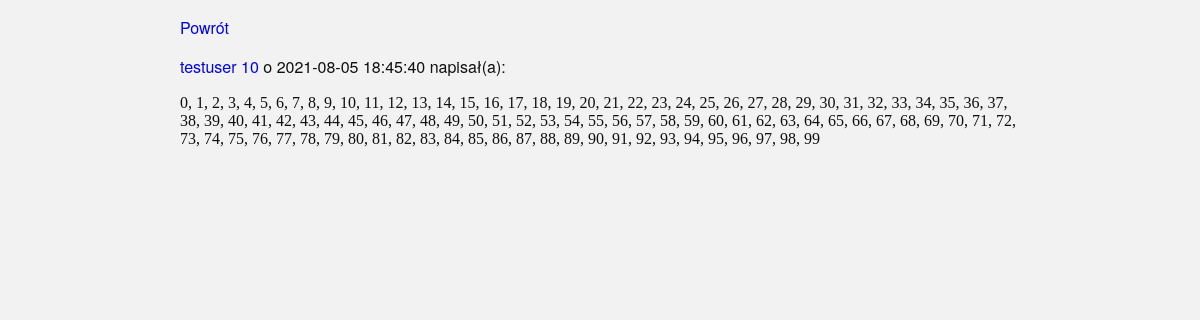
The page /entry/11 on the database its author committed.
### tables this page shows
CREATE TABLE user
        (id INTEGER NOT NULL PRIMARY KEY AUTOINCREMENT,
        name TEXT NOT NULL UNIQUE CHECK(length(name) > 1 AND length(name) < 16));

CREATE TABLE entry
        (id INTEGER NOT NULL PRIMARY KEY AUTOINCREMENT,
        entry TEXT NOT NULL CHECK(length(entry) > 1 AND length(entry) < 1000),
        user INTEGER NOT NULL,
        date TEXT NOT NULL CHECK (length(date) < 30),
        FOREIGN KEY(user) REFERENCES user(id));

### guest_book/routes.py (the view)
@app.route('/entry/<entry_id>')
def full_entry(entry_id):
    try:
        entry_id = int(entry_id)
    except ValueError:
        abort(404)
    with DB_access() as db:
        entry = list(db.get_entries(nr = entry_id))
        if entry:
            entry = entry[0]
            status_code = 200
            return render_template('entry.html',
                title = app.config["TITLE"],
                user = entry.user,
                date = entry.date,
                quantity = app.config["ENTRIES"],
                text = entry.text), status_code
        else:
            abort(404)

### guest_book/db_access.py (called while the page is built)
    @staticmethod
    def __enter__():
        location = file_location(__file__)
        db_location = location + '/' + app.config['DB']
        DB_access.cursor = sql.connect(db_location)
        return DB_access

    @staticmethod
    def get_entries(nr = None, user = None,
        query = None, quantity = None, offset = None):
        cmd = f'SELECT entry.id, entry.entry, user.name, entry.date FROM entry LEFT JOIN user ON entry.user = user.id '
        if nr:
            cmd += f'WHERE entry.id = {nr} '
        elif user:
            cmd += f'WHERE user.name LIKE "%{user}%" '
        elif query:
            cmd += f'WHERE entry.entry LIKE "%{query}%" '
        cmd += 'ORDER BY date DESC '
        if quantity:
             cmd += f'LIMIT {quantity} '
        if offset and offset < DB_access.check_entries(user):
            cmd += f'OFFSET {offset} '
        cmd += ';'
        source = DB_access.cursor.execute(cmd)
        for s in source:
            entry = Entry(s)
            yield entry

    @staticmethod
    def __exit__(exc_type, exc_value, exc_traceback):
        DB_access.cursor.close()

### guest_book/dry.py (called while the page is built)
def file_location(path):
    cut_point = path.rindex('/')
    location = path[:cut_point]
    return location

### guest_book/templates/entry.html (shortened to what this page needs)
<!DOCTYPE html>
<html>
  <head>
    <link rel= "stylesheet" type= "text/css"
    href= "{{ url_for('static',filename='/style.css') }}">
  </head>
  <body>
    <p><a href = "{{ url_for('index') }}"> Powrót </a></p>
    <div><a href = "{{ url_for('user', name = user, quantity = quantity) }}"> {{ user }}</a>  o {{ date }} napisał(a): </div>
    <p class = "entry"> {{ text }} </p>
  </body>
</html>

### guest_book/static/style.css (style rules this page uses)
body { margin: 0; padding: 0; font-family: "Ubuntu Condensed", "Helvetica Neue", Helvetica, Arial, sans-serif; color: #101010; background: #f2f2f2; margin-left: 15%; margin-right: 15%; }
a:link { color: 1f7a1f; background-color: transparent; text-decoration: none; }
.entry { text-align: left; font-family: "Ubuntu Thin"; }

### rows shown on the page
user: name "testuser 10"
entry: entry "0, 1, 2, 3, 4, 5, 6, 7, 8, 9, 10, 11, 12, 13, 14, 15, 16, 17, 18, 19, 20, 21, 22, 23, 24, 25, 26, 27, 28, 29, 30, 31, 32, 33, 34, 35, 36, 37, 38, 39, 40, 41, 42, 43, 44, 45, 46, 47, 48, 49, 50, 51, 52, 53, 54, 55, 56, 57, 58, 59, 60, 61, 62, 63, 64, 65, 66, 67, 68, 69, 70, 71, 72, 73, 74, 75, 76, 77, 78, 79, 80, 81, 82, 83, 84, 85, 86, 87, 88, 89, 90, 91, 92, 93, 94, 95, 96, 97, 98, 99"

### other values the page prints
{{ date }} "2021-08-05 18:45:40"
